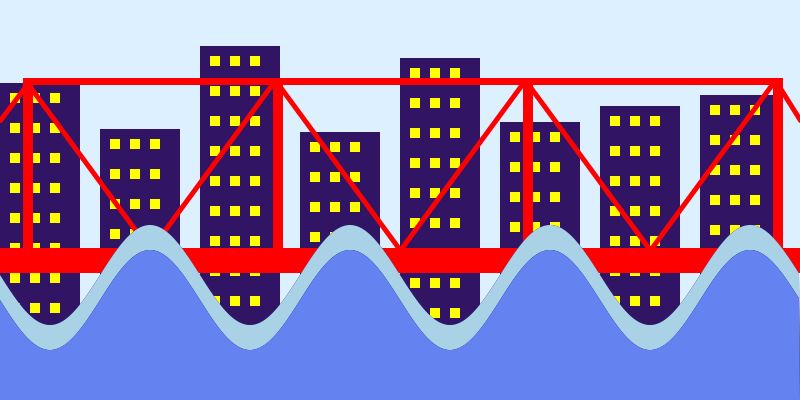
Frame 1 (no input)
Frame 60 (the mouse pressed at the canvas centre just before this capture): identical to frame 1, image omitted
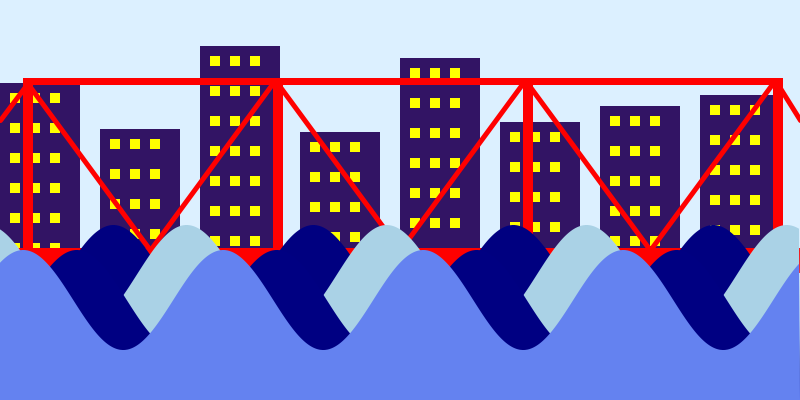
Frame 120 (the mouse held since frame 60 and released just before this capture)

The Processing sketch that drew these frames (run headless with seeded random() and noise(); from frame 60 on, the mouse is pressed at the canvas centre):

// Processing sketch: Danielle_Hahn
// ── Danielle_Hahn.pde
int[] buildingHeights;  // Array to store building heights
int numBuildings;  // Number of buildings

void setup() {
  size(800, 400);  // Set the size of the canvas
  noStroke();  // No outline for the filled shapes by default
  
  // Initialize the array to store building heights
  numBuildings = width / 100;  // Number of buildings based on width and space
  buildingHeights = new int[numBuildings];
  
  // Set random heights for buildings, but only once, with taller heights
  for (int i = 0; i < numBuildings; i++) {
    buildingHeights[i] = int(random(0.6 * height, 0.9 * height));  // Randomize height between 60% and 90% of canvas height
  }
}

void draw() {
  background(220, 240, 255);  // Set background color to light blue
  
  // Draw the city skyline (this will be drawn every frame)
  drawSkyline();
  
  // Draw the red bridge (between the skyline and the waves)
  drawBridge();
  
  // Draw the waves on top of the bridge and buildings
  drawWaves();
}

// Function to draw the city skyline
void drawSkyline() {
  int buildingWidth = 80;  // Width of each building
  int spaceBetweenBuildings = 100;  // Space between buildings
  
  // Draw buildings in a loop across the canvas
  for (int i = 0; i < numBuildings; i++) {
    // Get the pre-set height for the current building
    int buildingHeight = buildingHeights[i];
    
    // Set building color to a random shade of gray
    fill(50, 20, 100);  // Random gray for buildings
    rect(i * spaceBetweenBuildings, height - buildingHeight, buildingWidth, buildingHeight);  // Draw the building
    
    // Draw windows without outline
    fill(255, 255, 0);  // Yellow for windows
    for (int j = height - buildingHeight + 10; j < height - 10; j += 30) {
      for (int k = i * spaceBetweenBuildings + 10; k < i * spaceBetweenBuildings + buildingWidth - 10; k += 20) {
        rect(k, j, 10, 10);  // Draw a window
      }
    }
  }
}

// Function to draw a red bridge
void drawBridge() {
  fill(255, 0, 0);  // Set the color to red for the bridge
  int bridgeHeight = 50;  // Height of the bridge
  int supportHeight = 250; // Height of the supports
  
  // Set stroke color to red for the bridge outline
  stroke(255, 0, 0);      // Set stroke color to red
  strokeWeight(5);         // Set line thickness for the bridge outline
  
  // Draw the supports (vertical rectangles)
  rect(0, 250, 800, 20);
  rect(275, 80, 5, 170); // Left support
  rect(525, 80, 5, 170); // Right support
  rect(25, 80, 5, 170);  // Left outer support
  rect(775, 80, 5, 170); // Right outer support
  rect(25, 80, 750, 2);  // Top support
  
  // Draw the lines of the bridge with red outline
  line(30, 80, 0, 120);
  line(150, 250, 25, 80);  
  line(275, 80, 150, 250); 
  line(400, 250, 275, 80);
  line(525, 80, 400, 250);
  line(650, 250, 525, 80); 
  line(775, 80, 650, 250); 
  line(800, 120, 775, 80);
  
  // Turn off stroke after drawing the bridge outline
  noStroke();
}

// Function to draw waves
void drawWaves() {
  // First wave - Navy Blue
  fill(0, 0, 128);  // Navy blue color
  beginShape();
  
  // Start from the left edge of the canvas
  vertex(0, height);  // Bottom left corner
  
  // Draw the first wave (navy blue)
  for (float x = 0; x < width; x += 1) {  // Reduced step size for smoother waves
    float waveOffset = mouseX * 0.05;  // Control the wave movement with mouseX
    float y = height / 2 + 75  + sin(TWO_PI * (x / width) * 4 + waveOffset) * 50;
    vertex(x, y);  // Add points to the shape based on the sine wave
  }
  
  // End at the right edge of the canvas
  vertex(width, height);  // Bottom right corner
  
  endShape(CLOSE);  // Close the shape and fill it

  // Second wave - Light Blue (opposite direction)
  fill(170, 210, 230);  // Light blue color
  beginShape();
  
  // Start from the left edge of the canvas
  vertex(0, height);  // Bottom left corner
  
  // Draw the second wave (light blue)
  for (float x = 0; x < width; x += 1) {  // Reduced step size for smoother waves
    float waveOffset = mouseX * -0.05;  // Inverse direction for the second wave
    float y = height / 2 + 75 + sin(TWO_PI * (x / width) * 4 + waveOffset) * 50;
    vertex(x, y);  // Add points to the shape based on the sine wave
  }
  
  // End at the right edge of the canvas
  vertex(width, height);  // Bottom right corner
  
  endShape(CLOSE);  // Close the shape and fill it
  
  // Third wave - Navy Blue
  fill(0, 0, 130);  // Navy blue color
  beginShape();
  
  // Start from the left edge of the canvas
  vertex(0, height);  // Bottom left corner
  
  // Draw the first wave (navy blue)
  for (float x = 0; x < width; x += 1) {  // Reduced step size for smoother waves
    float waveOffset = mouseX * 0.1;  // Control the wave movement with mouseX
    float y = height / 2 + 100 + sin(TWO_PI * (x / width) * 4 + waveOffset) * 50;
    vertex(x, y);  // Add points to the shape based on the sine wave
  }
  
  // End at the right edge of the canvas
  vertex(width, height);  // Bottom right corner
  
  endShape(CLOSE);  // Close the shape and fill it

  // Fourth wave - Light Blue (opposite direction)
  fill(100, 130, 240);  // Light blue color
  beginShape();
  
  // Start from the left edge of the canvas
  vertex(0, height);  // Bottom left corner
  
  // Draw the second wave (light blue)
  for (float x = 0; x < width; x += 1) {  // Reduced step size for smoother waves
    float waveOffset = mouseX * -0.1;  // Inverse direction for the second wave
    float y = height / 2 + 100 + sin(TWO_PI * (x / width) * 4 + waveOffset) * 50;
    vertex(x, y);  // Add points to the shape based on the sine wave
  }
  
  // End at the right edge of the canvas
  vertex(width, height);  // Bottom right corner
  
  endShape(CLOSE);  // Close the shape and fill it
}
